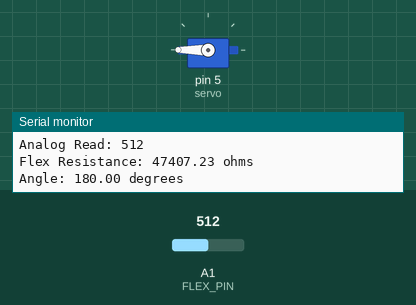
The sketch below on a simulated Arduino Uno, built with avr-gcc and run on an emulated ATmega328P. Shown: servo, the last lines printed to the serial monitor. Inputs (shaded band) come from the test bench; at power-on: A1 (FLEX_PIN) = 512.

Above: at 1.8 s.
1.9 s: A1 (FLEX_PIN) set to 6
3.4 s: A1 (FLEX_PIN) set to 3
At 5.1 s:
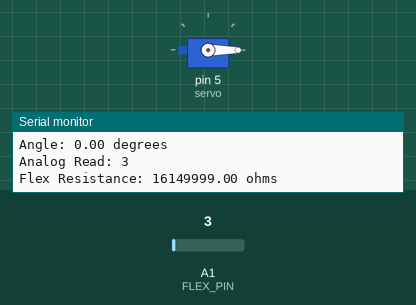
5.5 s: A1 (FLEX_PIN) set to 122
At 7.2 s:
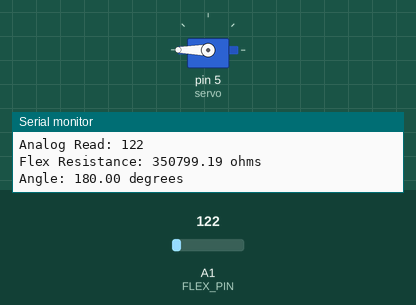
7.5 s: A1 (FLEX_PIN) set to 1005
9.2 s: A1 (FLEX_PIN) set to 1019
At 10.7 s:
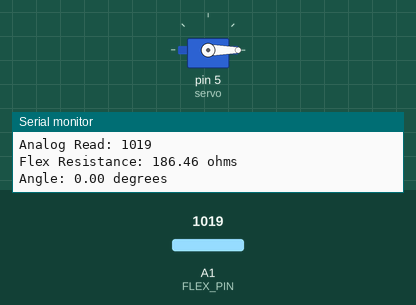
Timing chart, 0 to 12.2 s (numbered marks = the images above; inputs shaded):
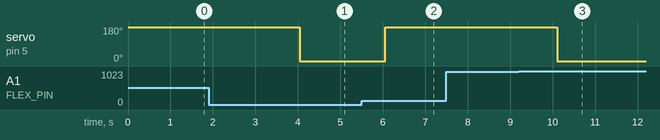

The sketch:

test_case.ino
```cpp
#include <Servo.h>

// Prepare the servo/actuators object
Servo servo;

// Set analog input number
const int FLEX_PIN = 1;
const float VCC = 4.98;
const float R_DIV = 47500.0;

const float STRAIGHT_RESISTANCE = 233.30;
const float BEND_RESISTANCE = 186.46;

void setup()
{
  Serial.begin(9600);
  pinMode(FLEX_PIN, INPUT);

  // set digital output number / servo motor number
  servo.attach(5);
}

void loop()
{
  int flexADC = analogRead(FLEX_PIN);
  Serial.println("Analog Read: " + String(flexADC));

  float flexV = flexADC * VCC / 1023.0;
  float flexR = R_DIV * (VCC / flexV - 1.0);
  Serial.println("Flex Resistance: " + String(flexR) + " ohms");

  float angle = map(flexR, STRAIGHT_RESISTANCE, BEND_RESISTANCE, 180, 0);
  angle = constrain(angle, 0, 180);
  servo.write(angle);

  Serial.println("Angle: " + String(angle) + " degrees");
  Serial.println();

  delay(1000);
}
```

Measured:
- the behaviour switches between 5 and 4 on A1 (FLEX_PIN) (found by bisection; images 0 and 1)
- the behaviour switches between 1018 and 1019 on A1 (FLEX_PIN) (found by bisection; images 2 and 3)
- after the input at 3.4 s, servo on pin 5 (servo): 180° → 0° after 0.64 s
- after the input at 5.5 s, servo on pin 5 (servo): 0° → 180° after 0.56 s
- after the input at 9.2 s, servo on pin 5 (servo): 180° → 0° after 0.91 s
